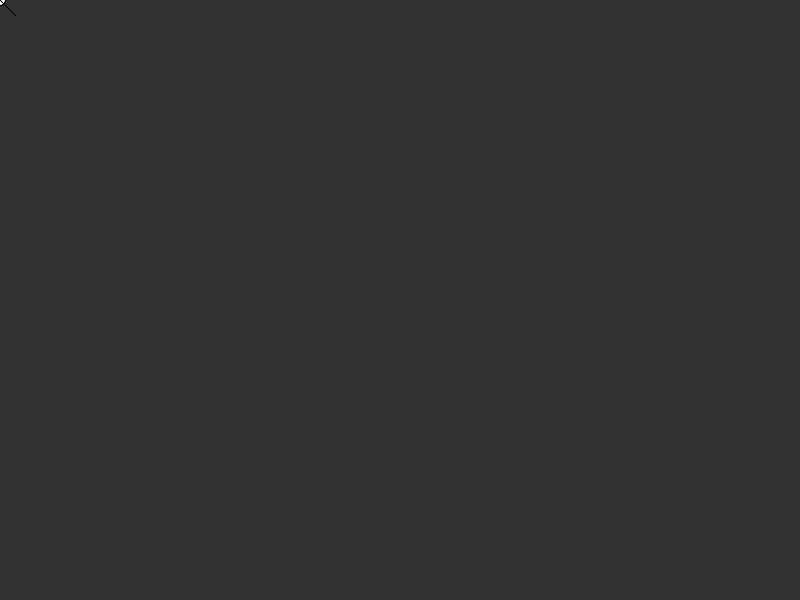
Frame 1 (no input)
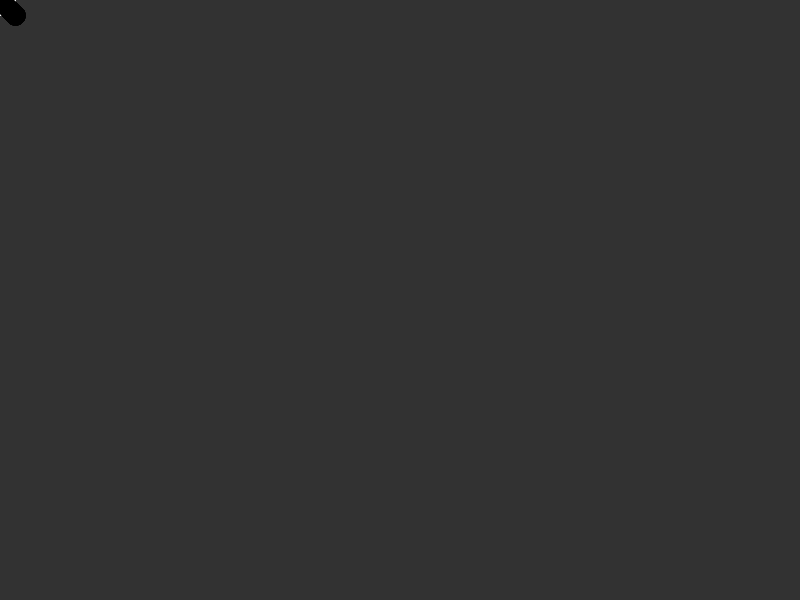
Frame 60 (the mouse pressed at the canvas centre just before this capture)
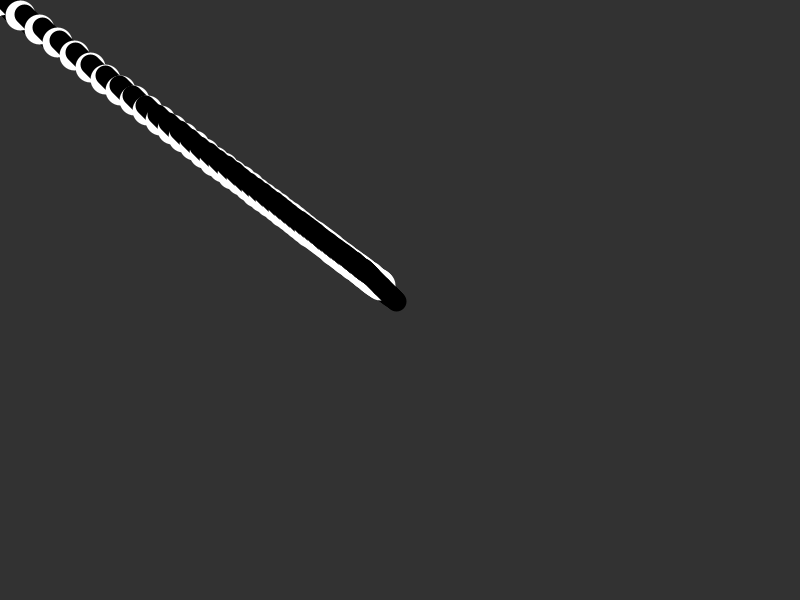
Frame 120 (the mouse held since frame 60 and released just before this capture)

The Processing sketch that drew these frames (run headless with seeded random() and noise(); from frame 60 on, the mouse is pressed at the canvas centre):

// Processing sketch: processing_23572
// ── processing_23572.pde

int etapes;
float angle;
 float diameter = 10;
float easing = 0.05;
float anglemod;
float anglestart;
float x, y, x0, y0;
float ax, ay, ax0, ay0;
float bx, by, bx0, by0;
int f; // framecount

void setup(){
//noCursor();
  size (800,600);
  background(50);
  smooth();
  frameRate(50);
  
}
void draw (){
   ellipse(x, y, diameter, diameter);
  float targetX = mouseX;
  x += (targetX - x) * easing;
  float targetY = mouseY;
  y += (targetY - y) * easing;
      stroke(0);
  line(x, y, x+15, y+15);
    stroke(0);
  line(x, y, x-15, y-15);
  strokeWeight(20);
  stroke(255);
}
void mouseDragged(){
    stroke (40, 400-pmouseX, 300-pmouseY);
}
